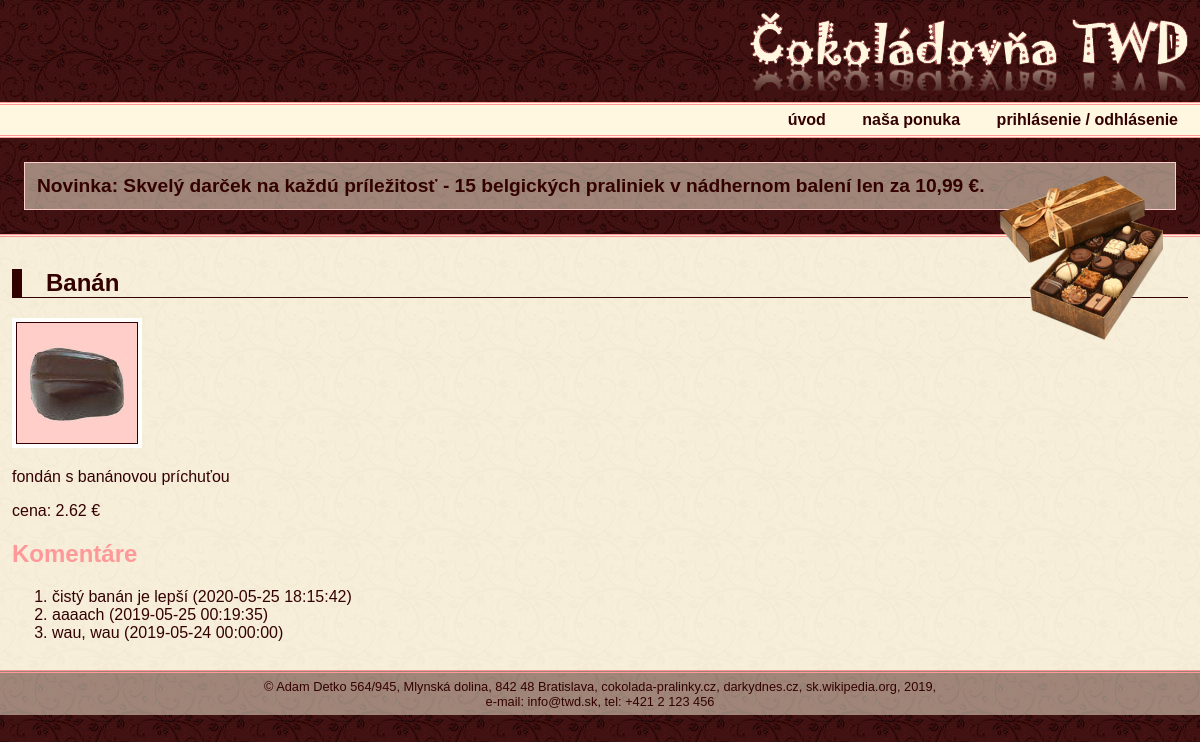
The app's page /detail.php?pid=2 with its own data.
### tables this page shows
CREATE TABLE IF NOT EXISTS `coko_produkty` (
  `pid` smallint(6) NOT NULL AUTO_INCREMENT,
  `nazov` varchar(30) NOT NULL,
  `popis` varchar(200) NOT NULL,
  `cena` float NOT NULL,
  `foto` varchar(255) NOT NULL,
  `id_kat` tinyint(4) NOT NULL,
  PRIMARY KEY (`pid`)
);

CREATE TABLE IF NOT EXISTS `coko_komentare` (
  `id_koment` smallint(6) NOT NULL AUTO_INCREMENT,
  `uid` smallint(6) NOT NULL,
  `pid` smallint(6) NOT NULL,
  `komentar` text NOT NULL,
  `cas` datetime NOT NULL,
  `stav` char(1) NOT NULL DEFAULT 'x',
  PRIMARY KEY (`id_koment`)
);

### detail.php (the view, shortened to what this page needs)
<?php
include('funkcie.php');
include('hlavicka.php');
include('navigacia.php');
include('akcia.php');
?>
<section>
<?php
	$pocet = 0;
	if (!$mysqli->connect_errno) {
		$sql = "SELECT count(pid) as pp FROM coko_produkty";
		if (($result = $mysqli->query($sql)) && ($result->num_rows > 0)) {
			$row = $result->fetch_assoc();
			$pocet = $row['pp'];
		}
	}
	if (isset($_GET['pid']) && ((int)$_GET['pid'] > 0) && (int)$_GET['pid']<= $pocet) {
		$pid = $_GET['pid'];
		if (!$mysqli->connect_errno) {
			$sql = "SELECT * FROM coko_produkty WHERE pid = '$pid'";
			if ($result = $mysqli->query($sql)) {
				while ($row = $result->fetch_assoc()) {
					echo "<h1>". $row['nazov']. "</h1>";
					if (file_exists("foto/" . $row['foto'] . "")) {
						echo "<img src='foto/{$row['foto']}' alt='{$row['nazov']}' width='130' height='130'>";
					}
					echo "<p>" . $row['popis'] . "</p>";
					echo "<p>cena: {$row['cena']} &euro;</p>";
				}
			} elseif ($mysqli->errno) {
				echo '<p class="chyba">NEpodarilo sa vykonať dopyt! (' . $mysqli->error . ')</p>';
			}
			$sql = "SELECT * FROM coko_komentare WHERE pid = '$pid' ORDER BY cas DESC";
			if ($result = $mysqli->query($sql)) {
				echo "<h2>Komentáre</h2>";
				echo "<ol>";
				while ($row = $result->fetch_assoc()) {
					echo "<li> {$row['komentar']} ({$row['cas']})</li>";
				}
				echo "</ol>";
			} elseif ($mysqli->errno) {
				echo '<p class="chyba">NEpodarilo sa vykonať dopyt! (' . $mysqli->error . ')</p>';
			}
		}
	} else {
		echo "<p>Chyba</p>";
	}
?>
</section>
<?php include('paticka.php'); ?>

### styly.css (style rules this page uses)
body { color: #330000; font-family: Arial, Helvetica, sans-serif; background-image: url('obrazky/pozadie.jpg'); margin: 0; }
section { border-top: #FF9999 double 3px; background-image: url('obrazky/pozadie1.jpg'); padding: 1%; }
section h1 { border-left: 10px solid #330000; padding-left: 1em; border-bottom: 1px solid #330000; }
section h2 { color: #FF9999; clear: both; }

### records on screen
coko_produkty: nazov "Banán", foto (picture), popis "fondán s banánovou príchuťou", cena "2.62"
coko_komentare: komentar "čistý banán je lepší", cas "2020-05-25 18:15:42"
coko_komentare: komentar "aaaach", cas "2019-05-25 00:19:35"
coko_komentare: komentar "wau, wau", cas "2019-05-24 00:00:00"
